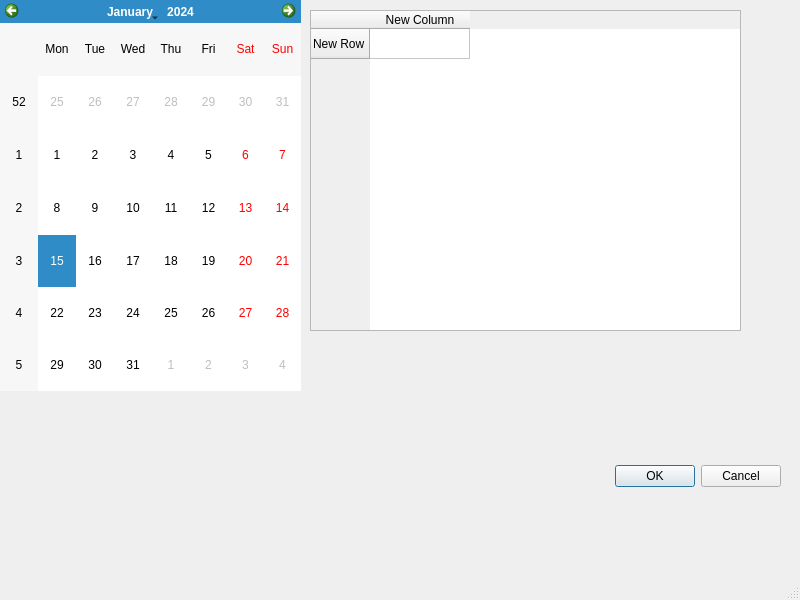
<?xml version="1.0" encoding="UTF-8"?>
<ui version="4.0">
 <class>MainWindow</class>
 <widget class="QMainWindow" name="MainWindow">
  <property name="geometry">
   <rect>
    <x>0</x>
    <y>0</y>
    <width>800</width>
    <height>600</height>
   </rect>
  </property>
  <property name="windowTitle">
   <string>MainWindow</string>
  </property>
  <widget class="QWidget" name="centralwidget">
   <widget class="QCalendarWidget" name="calendarWidget">
    <property name="geometry">
     <rect>
      <x>0</x>
      <y>0</y>
      <width>301</width>
      <height>391</height>
     </rect>
    </property>
   </widget>
   <widget class="QTableWidget" name="tableWidget">
    <property name="geometry">
     <rect>
      <x>310</x>
      <y>10</y>
      <width>431</width>
      <height>321</height>
     </rect>
    </property>
    <row>
     <property name="text">
      <string>New Row</string>
     </property>
    </row>
    <column>
     <property name="text">
      <string>New Column</string>
     </property>
    </column>
   </widget>
   <widget class="QDialogButtonBox" name="buttonBox">
    <property name="geometry">
     <rect>
      <x>440</x>
      <y>460</y>
      <width>341</width>
      <height>32</height>
     </rect>
    </property>
    <property name="orientation">
     <enum>Qt::Horizontal</enum>
    </property>
    <property name="standardButtons">
     <set>QDialogButtonBox::Cancel|QDialogButtonBox::Ok</set>
    </property>
   </widget>
  </widget>
  <widget class="QMenuBar" name="menubar">
   <property name="geometry">
    <rect>
     <x>0</x>
     <y>0</y>
     <width>800</width>
     <height>22</height>
    </rect>
   </property>
  </widget>
  <widget class="QStatusBar" name="statusbar"/>
 </widget>
 <resources/>
 <connections/>
</ui>
